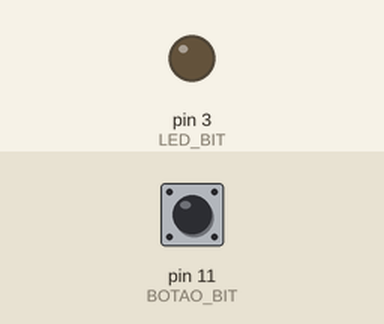
Recording of a sketch running on a simulated Arduino Uno, built with avr-gcc and run on an emulated ATmega328P. Shown: output pins drawn as LEDs (lit = HIGH). Dashed ring = blinking. The test bench sets the inputs (shaded band); at power-on: pin 11 (BOTAO_BIT) LOW.

Above: at 1.2 s.
1.3 s: pin 11 (BOTAO_BIT) pulled HIGH for 0.15 s
At 1.7 s:
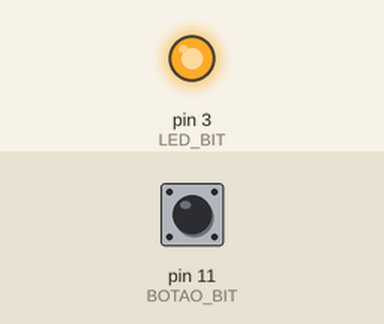
2.9 s: pin 11 (BOTAO_BIT) pulled HIGH for 1 s
At 4.19 s:
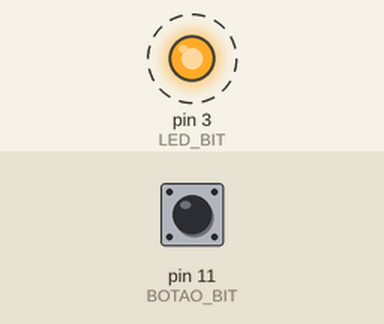
Timing chart, 0 to 12.9 s (numbered marks = the images above; inputs shaded):
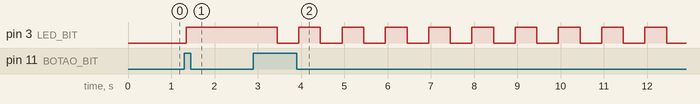

The sketch:

Q3.2.ino
```cpp
/*
3. LENDO BOTÕES

3.2 LED alterna entre: ON → Piscar → Piscar rápido → OFF.

*/

// - Macros de Hardware
// Mapeamento do LED (Pino 3 -> PORTD, Bit 3)
#define LED_DDR     DDRD
#define LED_PORT    PORTD
#define LED_BIT     PD3    // Bit 3 no PORTD

// Mapeamento do Botão (Pino 11 -> PORTB, Bit 3)
#define BOTAO_DDR     DDRB
#define BOTAO_PORT    PORTB
#define BOTAO_PIN_REG PINB   // Registrador de LEITURA (PINB)
#define BOTAO_BIT     PB3    //  Bit 3 no PORTB

// Manipulação de Bits
#define CONFIG_SAIDA(ddr, bit)   ( (ddr) |= (1 << (bit)) )
#define CONFIG_ENTRADA(ddr, bit) ( (ddr) &= ~(1 << (bit)) )
#define PIN_HIGH(port, bit)      ( (port) |= (1 << (bit)) )
#define PIN_LOW(port, bit)       ( (port) &= ~(1 << (bit)) )

// Retorna 0 (LOW) ou um valor > 0 (HIGH)
#define LER_PIN(pin_reg, bit)    ( (pin_reg) & (1 << (bit)) )


// - Definição dos Estados
#define ESTADO_DESLIGADO 0
#define ESTADO_LIGADO    1
#define ESTADO_PISCA_LENTO 2
#define ESTADO_PISCA_RAPIDO 3

// - Variáveis de Controle de Estado
int estadoMaquina = ESTADO_DESLIGADO;
int estadoLed = 0; //LOW

// - Temporização - Pisca
unsigned long millisAnteriorPisca = 0;
const long intervaloPiscaLento = 500;
const long intervaloPiscaRapido = 150;

// - Temporização - Debounce do Botão
const long atrasoDebounce = 50;
unsigned long millisUltimoDebounce = 0;
// 0 para LOW - estado solto/pull-down
int estadoEstavelBotao = 0;
int ultimoEstadoBotao = 0;


void setup() {
  CONFIG_SAIDA(LED_DDR, LED_BIT);

  CONFIG_ENTRADA(BOTAO_DDR, BOTAO_BIT);

  // Pull-Down
  PIN_LOW(BOTAO_PORT, BOTAO_BIT);

  // LED começar desligado
  PIN_LOW(LED_PORT, LED_BIT);
}

void loop() {
  verificarBotao();
  executarMaquinaEstados();
}

// - Leitura do botão
void verificarBotao() {
  // Lê o estado ATUAL do pino
  int leitura = LER_PIN(BOTAO_PIN_REG, BOTAO_BIT);

  if (leitura != ultimoEstadoBotao) {
    millisUltimoDebounce = millis();
  }

  if ((millis() - millisUltimoDebounce) > atrasoDebounce) {

    if (leitura != estadoEstavelBotao) {

      estadoEstavelBotao = leitura; // Guarda o novo estado estável

      // Lógica Pull-Down:
      if (estadoEstavelBotao) { // (Valor > 0)
        avancarEstado();
      }
    }
  }

  ultimoEstadoBotao = leitura;
}

// - Avança o estado do botão
void avancarEstado() {
  estadoMaquina = (estadoMaquina + 1) % 4;

  if (estadoMaquina == ESTADO_DESLIGADO) {
    estadoLed = 0; // LOW
  } else {
    estadoLed = 1; // HIGH
  }

  if (estadoLed) {
    PIN_HIGH(LED_PORT, LED_BIT);
  } else {
    PIN_LOW(LED_PORT, LED_BIT);
  }

  millisAnteriorPisca = millis();
}

// - Função que cuida do LED
void executarMaquinaEstados() {
  unsigned long millisAtual = millis();

  switch (estadoMaquina) {

    case ESTADO_DESLIGADO:
    case ESTADO_LIGADO:
      break;

    case ESTADO_PISCA_LENTO:
      if (millisAtual - millisAnteriorPisca >= intervaloPiscaLento) {
        millisAnteriorPisca = millisAtual;

        // Inverte o estado
        estadoLed = !estadoLed; // (0 vira 1, 1 vira 0)

        if (estadoLed) {
          PIN_HIGH(LED_PORT, LED_BIT);
        } else {
          PIN_LOW(LED_PORT, LED_BIT);
        }
      }
      break;

    case ESTADO_PISCA_RAPIDO:
      if (millisAtual - millisAnteriorPisca >= intervaloPiscaRapido) {
        millisAnteriorPisca = millisAtual;

        estadoLed = !estadoLed;

        if (estadoLed) {
          PIN_HIGH(LED_PORT, LED_BIT);
        } else {
          PIN_LOW(LED_PORT, LED_BIT);
        }
      }
      break;
  }
}
```

Measured:
- after the input at 1.3 s, pin 3 (LED_BIT): LOW → HIGH after 0.05 s
- after the input at 2.9 s, pin 3 (LED_BIT): alternates HIGH for 0.50 s and LOW for 0.50 s, starting after 0.55 s
